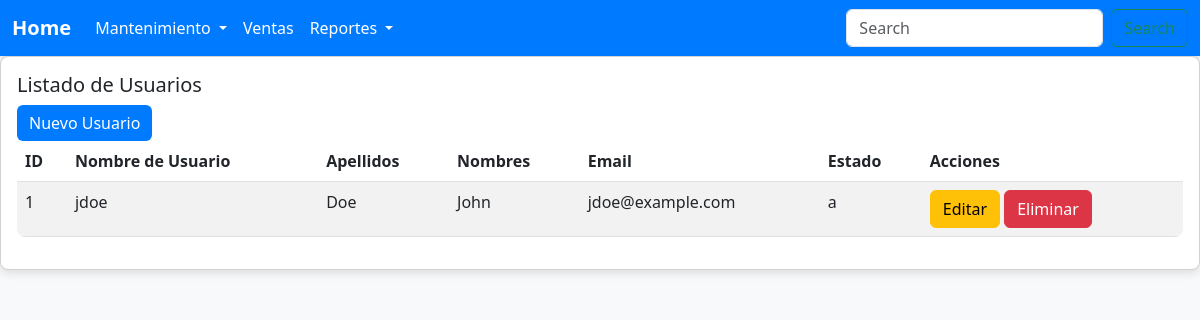
The page /vista/usuario/listado.php on the database its author committed.
### tables this page shows
CREATE TABLE usuarios (
    idusuario INT AUTO_INCREMENT PRIMARY KEY,
    nomusuario VARCHAR(15) NOT NULL UNIQUE,
    password VARCHAR(255) NOT NULL,
    apellidos VARCHAR(64),
    nombres VARCHAR(64),
    email VARCHAR(64),
    estado CHAR(1)
);

### includes/db.php (called while the page is built, shortened)
<?php
if (!class_exists('DBConection')) {
class DBConection{
public function conectar(){
    try {
        $pdo = new PDO("mysql:host=" .DBHOST. ";dbname=" .DBNAME. ";charset=utf8", DBUSER, DBPASS);
        $pdo->setAttribute(PDO::ATTR_ERRMODE, PDO::ERRMODE_EXCEPTION);
        return $pdo;
    } catch (PDOException $e) {
        echo "Error en la conexión: " . $e->getMessage();
    }
}
}
}
?>

### controlador/usuarioController.php (called while the page is built, shortened)
<?php
include $_SERVER['DOCUMENT_ROOT']."/sisventas/modelo/usuario.php";
class UsuarioController {
    private $modelo;
    public function __construct() {
        $this->modelo = new Usuario();
    }
    public function obtener_listado() {
        return $this->modelo->listado();
    }
}

### modelo/usuario.php (called while the page is built, shortened)
<?php
include $_SERVER['DOCUMENT_ROOT']."/sisventas/includes/db.php";
class Usuario {
    private $con;
    public function __construct(){
        $cnx = new DBConection();
        $this->con = $cnx->conectar();
    }
    public function listado(){
        $sql = "select * from usuarios";
        $stmt = $this->con->prepare($sql);
        $stmt->execute();
        $resultados = $stmt->fetchAll(PDO::FETCH_ASSOC);
        return $resultados;
    }
}

### vista/usuario/listado.php (the view)
<?php
include_once $_SERVER['DOCUMENT_ROOT']."/sisventas/vista/layout/header.php";
include_once $_SERVER['DOCUMENT_ROOT']."/sisventas/vista/layout/navbar.php";
include $_SERVER['DOCUMENT_ROOT']."/sisventas/controlador/usuarioController.php";
$usuarioCtrl = new UsuarioController();
$usuarios = $usuarioCtrl->obtener_listado();
?>
<div class="card">
  <div class="card-body">
    <h5>Listado de Usuarios</h5>
    <a href="crear.php" class="btn btn-primary">Nuevo Usuario</a>
    <table class="table table-striped">
      <thead>
        <tr>
          <th>ID</th>
          <th>Nombre de Usuario</th>
          <th>Apellidos</th>
          <th>Nombres</th>
          <th>Email</th>
          <th>Estado</th>
          <th>Acciones</th>
        </tr>
      </thead>
      <tbody>
        <?php foreach ($usuarios as $usuario) { ?>
        <tr>
          <td><?php echo $usuario['idusuario']; ?></td>
          <td><?php echo $usuario['nomusuario']; ?></td>
          <td><?php echo $usuario['apellidos']; ?></td>
          <td><?php echo $usuario['nombres']; ?></td>
          <td><?php echo $usuario['email']; ?></td>
          <td><?php echo $usuario['estado']; ?></td>
          <td>
            <a href="editar.php?id=<?php echo $usuario['idusuario']; ?>" class="btn btn-warning">Editar</a>
            <a href="eliminar.php?id=<?php echo $usuario['idusuario']; ?>" class="btn btn-danger">Eliminar</a>
          </td>
        </tr>
        <?php } ?>
      </tbody>
    </table>
  </div>
</div>
<?php include_once $_SERVER['DOCUMENT_ROOT']."/sisventas/vista/layout/footer.php"; ?>

### vista/layout/styles.css (style rules this page uses)
body { font-family: 'Segoe UI', Tahoma, Geneva, Verdana, sans-serif; }
.card { border-radius: 8px; box-shadow: 0 4px 8px rgba(0,0,0,0.1); margin-bottom: 20px; }
.btn-primary { background-color: #007bff; border: none; }
table { border-radius: 8px; overflow: hidden; }
thead { background-color: #f8f9fa; }

### rows shown on the page
usuarios: idusuario "1", nomusuario "jdoe", apellidos "Doe", nombres "John", email "jdoe@example.com", estado "a"
